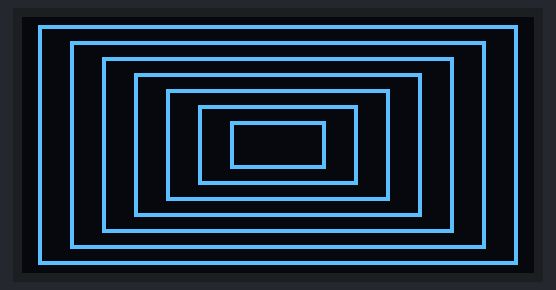
This program was run on a simulated ESP32 board running MicroPython. Shown: 128×64 one-colour display.

Above: at 0.3 s.
At 1.0 s:
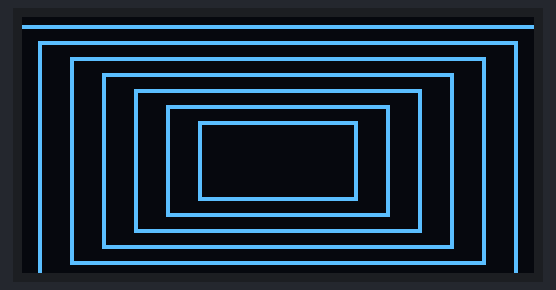

The program:

_________.py
```python
'''
接线：OLED(IIC)
       SCL-->(18)
       SDA-->(23)
'''

#导入Pin模块
from machine import Pin
import time
from machine import SoftI2C
from ssd1306 import SSD1306_I2C  #I2C的oled选该方法
import random

#创建硬件I2C对象
#i2c=I2C(0,sda=Pin(19), scl=Pin(18), freq=400000)

#创建软件I2C对象
i2c = SoftI2C(sda=Pin(23), scl=Pin(18))
#创建OLED对象，OLED分辨率、I2C接口
oled = SSD1306_I2C(128, 64, i2c)

#程序入口
if __name__=="__main__":
 while True:
    a=60
    b=30
    c=8
    d=4
    e=60
    f=30
    g=8
    h=4
    oled.rect(a,b,c,d,1)  #画矩形
    oled.show()  #执行显示
    while a>50 :
        e-=2
        f-1
        g+=4
        h+=2
        oled.fill(0)  #清空屏幕
        while a>2 :
            a-=8
            b-=4
            c+=16
            d+=8
            oled.rect(a,b,c,d,1)  #画矩形
            oled.show()  #执行显示
        a=e
        b=f
        c=g
        d=h
```
